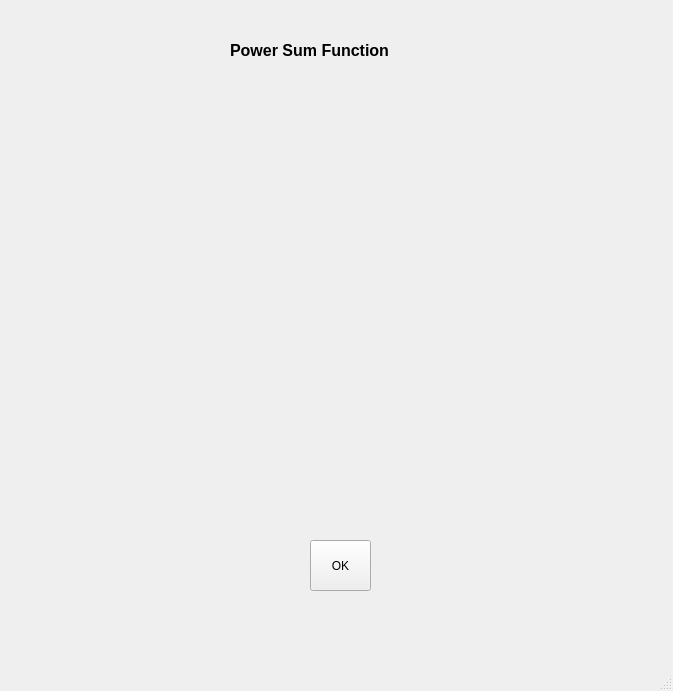
<?xml version="1.0" encoding="UTF-8"?>
<ui version="4.0">
 <class>MainWindow</class>
 <widget class="QMainWindow" name="MainWindow">
  <property name="geometry">
   <rect>
    <x>0</x>
    <y>0</y>
    <width>673</width>
    <height>691</height>
   </rect>
  </property>
  <property name="windowTitle">
   <string>MainWindow</string>
  </property>
  <widget class="QWidget" name="centralwidget">
   <widget class="QPushButton" name="okButton">
    <property name="geometry">
     <rect>
      <x>310</x>
      <y>540</y>
      <width>61</width>
      <height>51</height>
     </rect>
    </property>
    <property name="text">
     <string>OK</string>
    </property>
   </widget>
   <widget class="QLabel" name="label">
    <property name="geometry">
     <rect>
      <x>230</x>
      <y>40</y>
      <width>211</width>
      <height>21</height>
     </rect>
    </property>
    <property name="font">
     <font>
      <pointsize>12</pointsize>
      <weight>75</weight>
      <bold>true</bold>
     </font>
    </property>
    <property name="text">
     <string>Power Sum Function</string>
    </property>
   </widget>
   <widget class="QLabel" name="label_2">
    <property name="geometry">
     <rect>
      <x>50</x>
      <y>80</y>
      <width>541</width>
      <height>451</height>
     </rect>
    </property>
    <property name="text">
     <string/>
    </property>
    <property name="pixmap">
     <pixmap>images/powersum.png</pixmap>
    </property>
    <property name="scaledContents">
     <bool>true</bool>
    </property>
   </widget>
  </widget>
  <widget class="QMenuBar" name="menubar">
   <property name="geometry">
    <rect>
     <x>0</x>
     <y>0</y>
     <width>673</width>
     <height>21</height>
    </rect>
   </property>
  </widget>
  <widget class="QStatusBar" name="statusbar"/>
 </widget>
 <resources>
  <include location="ImageResources.qrc"/>
 </resources>
 <connections/>
</ui>
